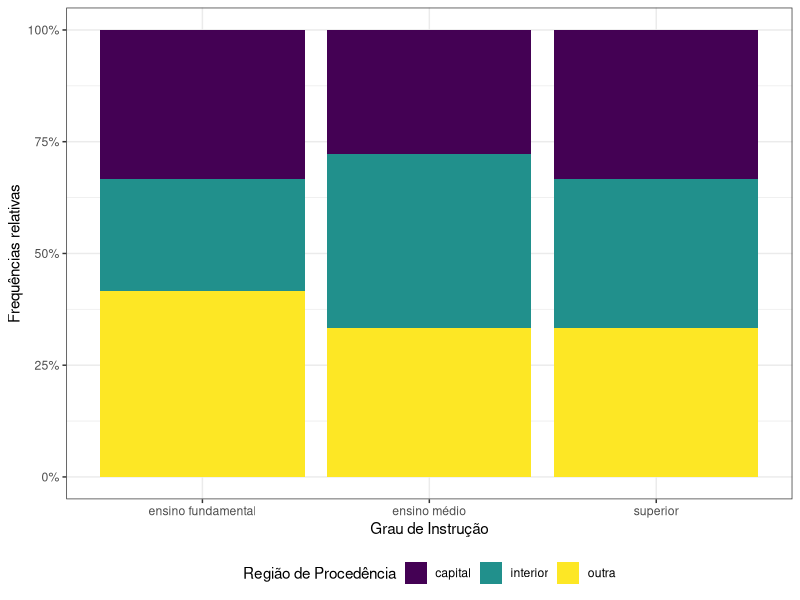

The R source for this figure:
## ----mb, echo=FALSE, warning=FALSE, message=FALSE---------------------------------------------------------------

library(dplyr)
library(readxl)
library(knitr)

mb_df <- read_excel(path = here::here("data", "companhia_mb.xlsx"))
mb_df %>% 
  select(N ,`Região de Procedência`, `Grau de Instrução`) %>% 
  rename("ID" = "N") %>% 
  # slice_head(n = 10) %>% 
  kable(caption = "Tabela de dados brutos.", format = "pandoc")



## ----tab_dupla, echo=FALSE, warning=FALSE, message=FALSE--------------------------------------------------------
library(kableExtra)

tab <- mb_df %>% 
  select(`Região de Procedência`, `Grau de Instrução`) %>% 
  table() %>% 
  addmargins()

row.names(tab)[4] <- "Total"
colnames(tab)[4] <- "Total"

kable(tab, caption = "Distribuição conjunta das frequências das variáveis grau de instrução e região de procedência.") %>% 
  add_header_above(c("Região de Procedência", "Grau de Instrução" = 3, " "))



## ----percent_tot_geral, echo=FALSE, warning=FALSE, message=FALSE------------------------------------------------

prop.tab <- mb_df %>% 
  select(`Região de Procedência`, `Grau de Instrução`) %>% 
  table() %>% 
  prop.table() %>% 
  addmargins() * 100

row.names(prop.tab)[4] <- "Total"
colnames(prop.tab)[4] <- "Total"

kable(prop.tab, digits = 0, caption = "Distribuição conjunta das frequências relativas (em porcentagem) em relação ao total geral das variáveis grau de instrução e região de procedência.") %>% 
  add_header_above(c("Região de Procedência", "Grau de Instrução" = 3, " "))



## ----percent_tot_coluna, echo=FALSE, warning=FALSE, message=FALSE-----------------------------------------------

prop.tab <- mb_df %>% 
  select(`Região de Procedência`, `Grau de Instrução`) %>% 
  table() %>% 
  prop.table(margin = 2) %>% 
  addmargins() * 100

row.names(prop.tab)[4] <- "Total"
colnames(prop.tab)[4] <- "Total"

kable(prop.tab, digits = 0, caption = "Distribuição conjunta das frequências relativas (em porcentagem) em relação aos totais de colunas das variáveis grau de instrução e região de procedência.") %>% 
  add_header_above(c("Região de Procedência", "Grau de Instrução" = 3, " "))



## ----barras, echo=FALSE, warning=FALSE, message=FALSE, fig.align='center', out.width="100%"---------------------

library(ggplot2)
library(viridis)
library(reshape2)

mb_gg <- mb_df %>% 
  select(`Região de Procedência`, `Grau de Instrução`) %>% 
  table() %>% 
  prop.table(margin = 2) %>% melt()

p <- ggplot(data = mb_gg, mapping = aes(x = `Grau de Instrução`, fill = `Região de Procedência`, y = value)) +
  geom_bar(position = "fill", stat = "identity") +
  scale_fill_viridis(discrete = T) +
  scale_y_continuous(labels = scales::percent) +
  theme_bw() + ylab("Frequências relativas") +
  theme(legend.position = "bottom")
p



## ----gremio, echo=FALSE, warning=FALSE, message=FALSE-----------------------------------------------------------

tab <- matrix(c(10, 9, 4, 17, 7, 5),
              byrow = T, ncol = 3, dimnames = list(c("Sem Maicon", "Com Maicon"),
                                                   c("Vitórias", "Empates", "Derrotas")))

prop.tab <- addmargins(prop.table(addmargins(tab, margin = 1), margin = 1), margin = 2) * 100

row.names(prop.tab)[3] <- "Total"
colnames(prop.tab)[4] <- "Total"

kable(prop.tab, digits = 2,
      caption = "Resultados dos jogos do Grêmio em 2019.")
